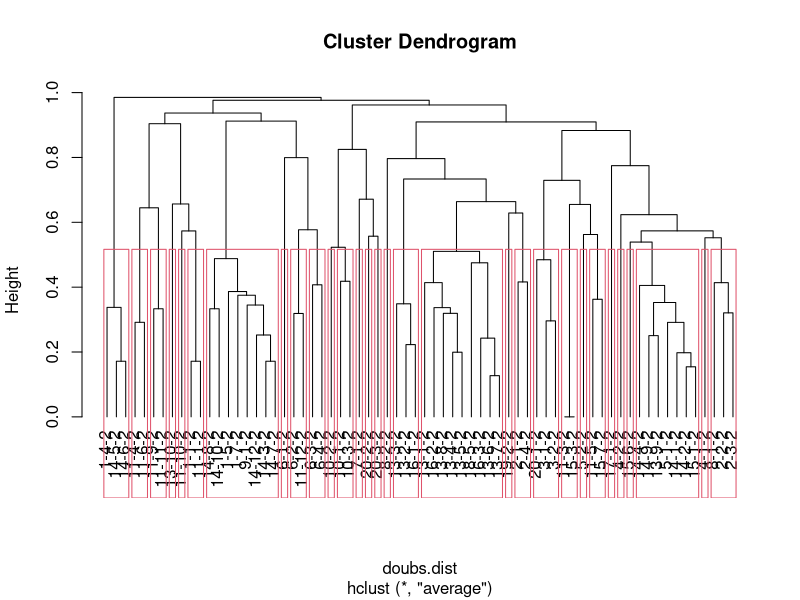
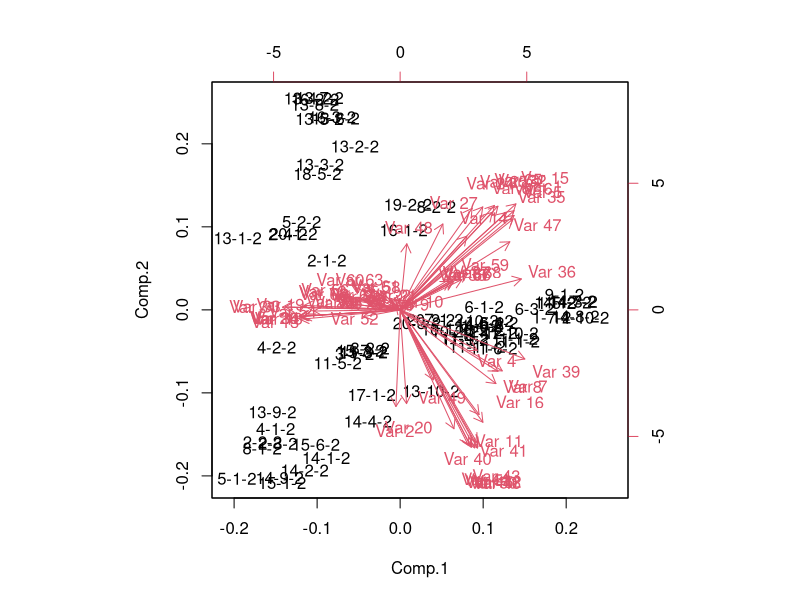
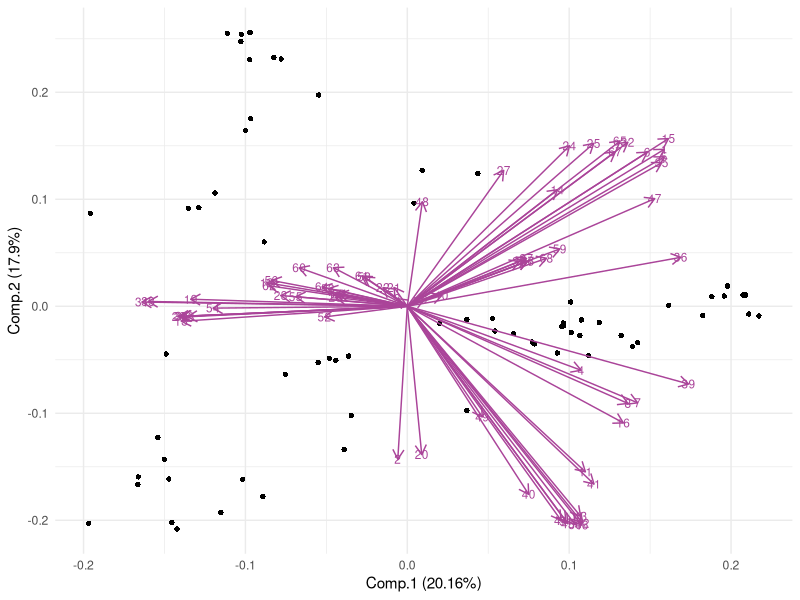
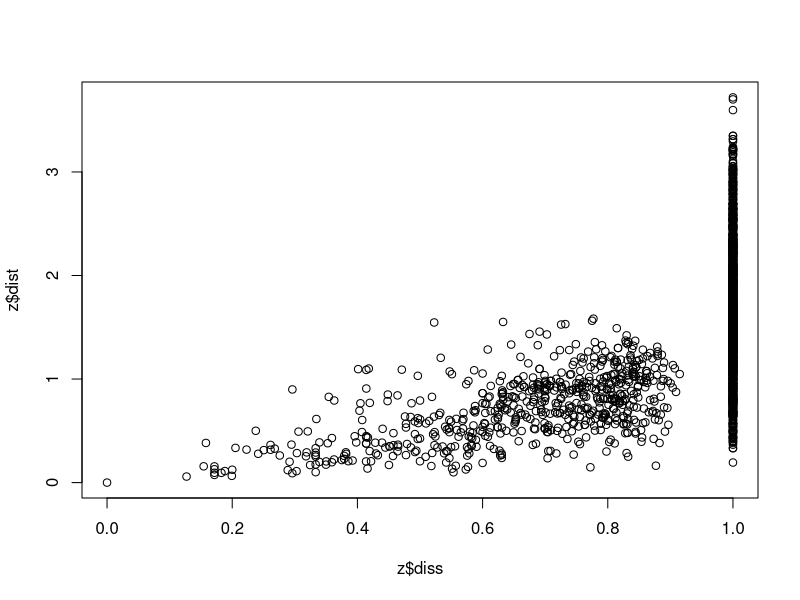
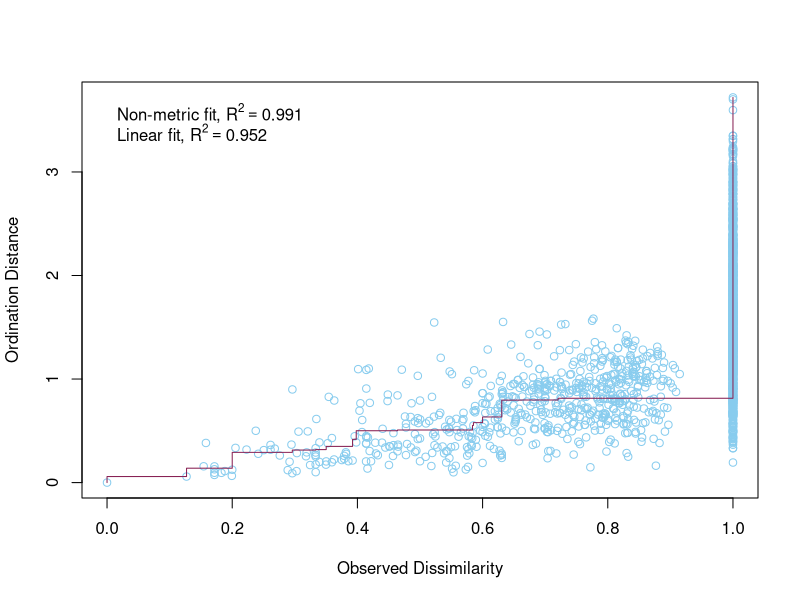
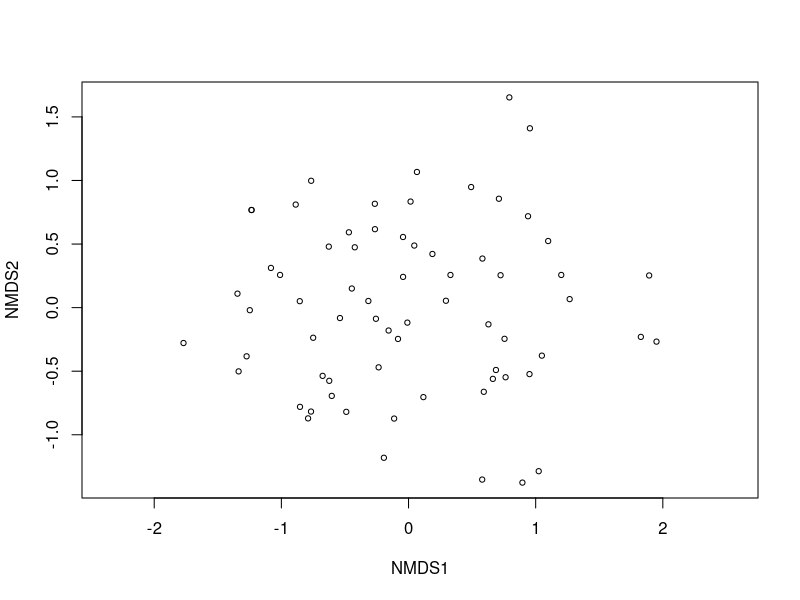
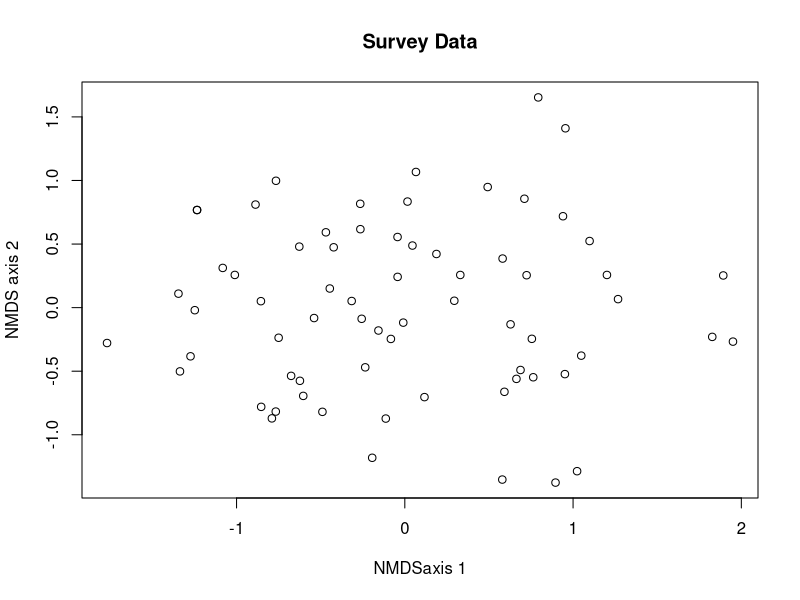
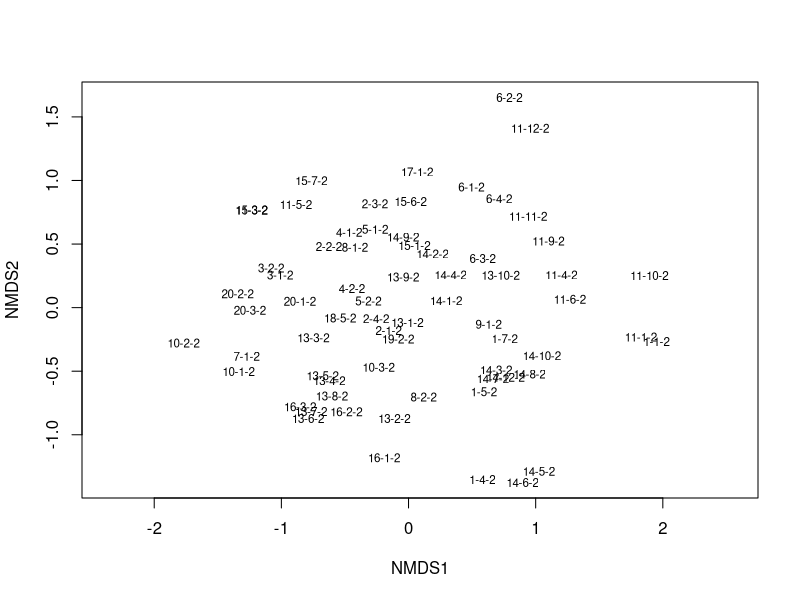

The R script that drew these images, in order: (Note: this script raises an error after producing the figures.)
#### NMDS Seedlings below 50 cm####

# Before anything else, verify that your environment is totally clear.
# This is important, because old objects can foul up the works
# Clean up the working environment
rm(list = ls())

# Verify working directory, should be ~/Documents/Analyses/lastname_first
getwd()

# Load tidyverse
library("tidyverse")
# Check for updates
tidyverse_update()


#### Cleaning up the data ####

library(dplyr)

library(readr)
SurveyData<- read_csv("Fieldwork/SurveyData_Clean_WN_removed.csv")

# The species that were entered as percent-cover need to be accounted for
# Given that the number of plants will vary greatly, but cover plants were all
# in Tier_1, for each percent cover plant I will give a value of 

# The plot needs to be numeric, so I need to change the Plot names to unique
# numeric variables, site needs to be given a number value as does W_N

# This code gives the combined plot names a simple, unique, numeric ID, but I 
# would like clearer ID's so I will use another method
# SurveyData_Combined$Plot <- as.numeric(as.factor(SurveyData_Combined$Plot))

# Assigning the Site a unique numeric value
SurveyData$Site <- as.numeric(as.factor(SurveyData$Site))
# Assigning W and N unique numeric values (weed is now 2, native is now 1)
SurveyData$W_N <- as.numeric(as.factor(SurveyData$W_N))

# Now combine this into unique numerical plot names
library(tidyr)
SurveyData_Combined <- SurveyData %>%
  unite(Plot, Site, Plot, sep = "-")

# Unite Plot and Weed vs Native columns so that now the plot id is all in one
# column that includes the site, plot number, and whether it is weed or native
library(tidyr)
SurveyData_Combined <- SurveyData_Combined %>%
  unite(Plot, Plot, W_N, sep = "-")

# subset to just look at the weeds
# Subset the data to only include species that are weeds using the WeedList Column
SurveyData_Combined <- SurveyData_Combined[SurveyData_Combined$WeedList == 1, ]

# I need to make this data only include seedlings. Therefore, I need to remove
# the rows that only include species > 51 cm.

SurveyData_Combined$seedlings <- SurveyData_Combined$Tier_1 - SurveyData_Combined$Tier_3
# SurveyData_Combined$seedlings <- SurveyData_Combined$Tier_1 - SurveyData_Combined$Tier_4

#### Change the data to be a matrix (n sample units x p species) ####

# This code gives NA values when species are not present in a plot
#Survey_wideNA <- SurveyData_Combined %>%
#  pivot_wider(names_from = Plot, 
#              values_from = Tier_1, 
#              id_cols = ScientificName)

# autotransform is not doing anything, so I need to transform my data
# square root was given as a good transformation, so I will do that

 SurveyData_Combined$seedlings_sqrt <- sqrt(SurveyData_Combined$seedlings)

# Filter down to only native species
# Remove native species plots
# Remove rows where Group is "Native"

SurveyData_Combined_Weeds <- SurveyData_Combined %>% 
  filter(CentralSpecies != "Native")

# This code gives 0 values when species are not present in a plot
Survey_wide <- SurveyData_Combined_Weeds %>%
  pivot_wider(names_from = ScientificName, 
              values_from = seedlings_sqrt, 
              id_cols = Plot) %>%
  mutate_all(~ replace(., is.na(.), 0))

# instead of being a tibble, I wanted to convert it back to a data frame
Survey_wide = as.data.frame(Survey_wide)


# Needs to remove the first column of numbers as row names and make the Scientific 
# names of species into the row names
row.names(Survey_wide) <- Survey_wide$Plot 
# Remove the first column from the data frame 
Survey_wide <- Survey_wide[, -1]

#Quick checks for empty rows or columns...
rowSums(Survey_wide)
colSums(Survey_wide)

# These are the columns that need to be removed using the data with the extra 
# woolly nightshades removed
# Survey_wide<-Survey_wide[,-115] # this gets rid of the the column where there is a zero
# Survey_wide<-Survey_wide[,-40] # this gets rid of the the column where there is a zero
# Survey_wide<-Survey_wide[,-39] # this gets rid of the the column where there is a zero


# These are the columns that need to be removed using the data without the extra woolly
# nightshades removed
# Survey_wide<-Survey_wide[,-14] # this gets rid of the the column where there is a zero
# Survey_wide<-Survey_wide[,-34] # this gets rid of the the column where there is a zero
# Survey_wide<-Survey_wide[,-37] # this gets rid of the the column where there is a zero

# Remove empty columns
Survey_wide <- Survey_wide[, colSums(Survey_wide) != 0]
Survey_wide <- Survey_wide[rowSums(Survey_wide) != 0, ]

rowSums(Survey_wide)
colSums(Survey_wide)

# Try removing outlier
 Survey_wide<-Survey_wide[-68, ] # this gets rid of the the row that looks to be an outlier
 Survey_wide<-Survey_wide[-1, ] # this gets rid of the the row that looks to be an outlier

# This code gives 0 values when species are not present in a plot
# Survey_wide <- SurveyData_Combined %>%
#  pivot_wider(names_from = ScientificName, 
#              values_from = Tier_1_sqrt, 
#              id_cols = Plot) %>%
#  mutate_all(~ replace(., is.na(.), 0))

# instead of being a tibble, I wanted to convert it back to a data frame
# Survey_wide = as.data.frame(Survey_wide)


# Needs to remove the first column of numbers as row names and make the Scientific 
# names of species into the row names
# row.names(Survey_wide) <- Survey_wide$Plot 
# Remove the first column from the data frame 
# Survey_wide <- Survey_wide[, -1]

# Note is that this is not subset, may need to subset to only the 
# most common species or species that occur more than 5 times etc.

#### NMDS ####

library(vegan)

#Quick checks for empty rows or columns...
# rowSums(Survey_wide)
# colSums(Survey_wide)

#Empty sites can cause problems so let's drop it
# Survey_wide<-Survey_wide[,-46] # this gets rid of the the column where there is a zero
# Survey_wide<-Survey_wide[,-49,] # this gets rid of the the column where there is a zero

doubs.dist<-vegdist(Survey_wide)
doubs.dist

# Check for Na, NaN,Inf values
any(is.na(doubs.dist))
any(is.infinite(doubs.dist))


#Classification
Survey_wide<-hclust(doubs.dist,method='average')
plot(Survey_wide,hang=-1) #The hang=-1 tidies it up so all the end nodes finish at the same level
grp<-cutree(Survey_wide,k=30) #K=4 is saying to identify the dominant 4 groups.
grp
rect.hclust(Survey_wide, k=30)


#Conduct a PCA on continuous data, commonly used for environmental 
#variable reduction. Say we want to combine variables that are similar in 
#for SEM we may use PCA

# linkage - once you have the two most similar sites together, how do you think about the similarity to the other sites. Best method is UPPGMA (an average weighed method)

# Now doing a PCA on the data
# Can do PCA on vegan or just the base programme of R, they just use different commands 
# (see powerpoint handout for more info)

doubs.pca<-princomp(doubs.dist,cor=TRUE)
summary(doubs.pca) 
biplot(doubs.pca)

# Create PCA biplot with sites as points

# Load necessary libraries
library(ggplot2)
library(ggfortify)

autoplot(
  doubs.pca,
  data = doubs.dist,
  loadings = TRUE,             # Display loadings vectors
  loadings.label = TRUE,       # Display loadings labels
  loadings.colour = '#AA4499',     # Loadings vector color
  loadings.label.size = 3,     # Loadings label size
  loadings.label.colour = "#AA4499", # Loadings label color
  shape = 16) +                   # Use points for sites
  theme_minimal()              # Apply a minimal theme



#Moving on now to MDS
#DO MDS with vegan package
z <- metaMDS(comm = doubs.dist,
             autotransform = FALSE,
             distance = "bray",
             engine = "monoMDS",
             k = 2,
             weakties = TRUE,
             model = "global",
             maxit = 300,
             try = 40,
             trymax = 50)

z
# Stress Plot = Sheppard Plot
plot(z$diss, z$dist)

stressplot(object = z,
           p.col = "#88CCEE",
           l.col = "#882255",
           lwd = 1)

#always report the stress for MDS, never report the Rsquared you get from that plot above
plot(z)

plot(z[["points"]][,2]~z[["points"]][,1],main="Survey Data", xlab="NMDSaxis 1" , ylab= "NMDS axis 2", cex = 0.5 +as.numeric(Survey_wide$nit))

# Using ggplot2 to make a plot with site names
plot(z, type = "t")

# Looking at the stress/goodness of fit
gof <- goodness(object = z)
plot(z, display = "sites", type = "none")
points(z, display = "sites", cex = 2*gof/mean(gof))


# Make the points into a data frame for ggplot
z$points %>% head()
z.points <- data.frame(z$points)

# I need to make a new data frame that is just the plots and the Central species
# for that plot
# Load the dplyr package
library(dplyr)

# Create a new data frame with unique Plot values
Plot_Species <- SurveyData_Combined_Weeds %>% distinct(Plot, .keep_all = TRUE)
Plot_Species<-Plot_Species[-74, ] # this gets rid of the the outlier
Plot_Species<-Plot_Species[-68, ] # this gets rid of the the outlier
Plot_Species<-Plot_Species[-67, ] # this gets rid of the the outlier
Plot_Species<-Plot_Species[-62, ] # this gets rid of the the outlier
Plot_Species<-Plot_Species[-53, ] # this gets rid of the the outlier
Plot_Species<-Plot_Species[-24, ] # this gets rid of the the outlier
Plot_Species<-Plot_Species[-15, ] # this gets rid of the the outlier
Plot_Species<-Plot_Species[-12, ] # this gets rid of the the outlier
Plot_Species<-Plot_Species[-1, ] # this gets rid of the the outlier

grp <- Plot_Species$CentralSpecies

# I don't think I need these

# data.scores <- as.data.frame(scores(z))  #Using the scores function from vegan to extract the site scores and convert to a data.frame
# data.scores$site <- rownames(z)  # create a column of site names, from the rownames of data.scores
# data.scores$grp <- grp  #  add the grp variable created earlier
# head(data.scores)  #look at the data
hcl.colors(8, palette = "Cividis")
hcl.colors(8, palette = "Tropic")

# Create a data frame of NMDS results with group information
z.points$Group <- Plot_Species$CentralSpecies # Replace with your group column

# Customize plot with ggplot2
nmds_plot <- ggplot(data = z.points, aes(x = MDS1, y = MDS2, shape = Group, color = Group)) +
  geom_point(size = 2) + # Set point size
  scale_shape_manual(values = c(16, 15, 18)) + # Customize shapes
  scale_color_manual(values = c("#070707", "#AA0065", "#F1B17F")) + # Customize colors
  theme_minimal() +
  labs(x = "NMDS1", y = "NMDS2")

# Print the plot
print(nmds_plot)

# This plot works!!!!!!!!

# Customize plot with ggplot2 add polygons/ellipses
nmds_plot <- ggplot(data = z.points, aes(x = MDS1, y = MDS2, shape = Group, color = Group)) +
  geom_point(size = 2) + # Set point size
  scale_shape_manual(values = c(16, 15, 18, 19)) + # Customize shapes
  scale_color_manual(values = c("#7D1D67", "#ED4572", "#FF9772")) + # Customize colors
  geom_polygon(data = z.points, aes(fill = Group, group = Group), alpha = 0.1) +
  theme_minimal() +
  labs(x = "NMDS1", y = "NMDS2")

# Print the plot
print(nmds_plot)

# Customize plot with ggplot2 add ellipses
nmds_plot <- ggplot(data = z.points, aes(x = MDS1, y = MDS2, shape = Group, color = Group)) +
  geom_point(size = 2) + # Set point size
  scale_shape_manual(values = c(16, 15, 18)) + # Customize shapes
  scale_color_manual(values = c("#882265", "#88CCEE", "#332288")) + # Customize colors
  stat_ellipse(aes(group = Group, fill = Group), geom = "polygon", alpha = 0.1) +
  theme_minimal() +
  labs(x = "NMDS1", y = "NMDS2")

# Print the plot
print(nmds_plot)

# Native species plots are kind of all over the place, let's look at it without 
# Native plots

# Remove native species plots
# Remove rows where Group is "Native"
# z.points.weeds <- z.points %>% 
#  filter(Group != "Native")


# Customize plot with ggplot2 add ellipses
nmds_plot <- ggplot(data = z.points, aes(x = MDS1, y = MDS2, shape = Group, color = Group)) +
  geom_point(size = 2) + # Set point size
  scale_shape_manual(values = c(16, 15, 17)) + # Customize shapes
  scale_color_manual(values = c("#882265", "#88CCEE", "#332288")) + # Customize colors
  stat_ellipse(aes(group = Group, fill = Group), geom = "polygon", alpha = 0.1) +
  theme_minimal() +
  labs(x = "NMDS1", y = "NMDS2")

# Print the plot
print(nmds_plot)

# Look with centroids
group_centroids <- data.frame(
  Location = c("Solanum mauritianum", "Ligustrum lucidum", "Paraserianthes lophantha"),
  Centroid_X = c(mean(z.points$MDS1[z.points$Group == "Solanum mauritianum"]),
                 mean(z.points$MDS1[z.points$Group == "Ligustrum lucidum"]),
                 mean(z.points$MDS1[z.points$Group == "Paraserianthes lophantha"])),
  Centroid_Y = c(mean(z.points$MDS2[z.points$Group == "Solanum mauritianum"]),
                 mean(z.points$MDS2[z.points$Group == "Ligustrum lucidum"]),
                 mean(z.points$MDS2[z.points$Group == "Paraserianthes lophantha"])))
#  Centroid_Z = c(mean(z.points$MDS3[z.points$Group == "Solanum mauritianum"]),
#                 mean(z.points$MDS3[z.points$Group == "Ligustrum lucidum"]),
#                 mean(z.points$MDS3[z.points$Group == "Paraserianthes lophantha"])),
#  Centroid_A = c(mean(z.points$MDS4[z.points$Group == "Solanum mauritianum"]),
 #                mean(z.points$MDS4[z.points$Group == "Ligustrum lucidum"]),
 #                mean(z.points$MDS4[z.points$Group == "Paraserianthes lophantha"]))
#  Centroid_B = c(mean(z.points$MDS5[z.points$Group == "Solanum mauritianum"]),
#                 mean(z.points$MDS5[z.points$Group == "Ligustrum lucidum"]),
#                 mean(z.points$MDS5[z.points$Group == "Paraserianthes lophantha"]))


# Sort z.points.weeds to match group-centroids order
# Define the custom order for the 'group' column
z.points$Group <- factor(z.points$Group, levels = c('Solanum mauritianum', 'Ligustrum lucidum', 'Paraserianthes lophantha'))

# Sort the data frame based on the custom order
z.points <- z.points[order(z.points$Group), ]


plot_data<-data.frame(
  Location = z.points$Group,
  MDS1=z.points$MDS1,
  MDS2=z.points$MDS2,
#  MDS3=z.points$MDS3,
#  MDS4=z.points$MDS4,
#  MDS5=z.points$MDS5,
  xend=c(rep( group_centroids[1,2],22),rep(group_centroids[2,2],23), rep(group_centroids[3,2],23)),
  yend=c(rep( group_centroids[1,3],22),rep(group_centroids[2,3],23), rep(group_centroids[3,3],23)))
#  zend=c(rep( group_centroids[1,4],27),rep(group_centroids[2,4],27), rep(group_centroids[3,4],27)),
#  Aend=c(rep( group_centroids[1,5],27),rep(group_centroids[2,5],27), rep(group_centroids[3,5],27)))
#  Bend=c(rep(group_centroids[1,6],27),rep( group_centroids[2,6],27), rep(group_centroids[3,6],27)))

# ggplot with centroids dimensions 1 and 2
ggplot(plot_data, aes(x = MDS1, y = MDS2, shape = Location, color = Location)) +
  geom_point(size=2) +
  scale_color_manual(values = c("#882265", "#88CCEE", "#332288")) + 
  scale_shape_manual(values = c(16, 15, 17)) + 
  stat_ellipse(aes(group = Location, fill = Location), geom = "polygon", alpha = 0.1) +
  geom_point(data = group_centroids, aes(x = Centroid_X, y = Centroid_Y, shape = Location, color = Location)) +
  geom_segment(data = plot_data, aes(x = MDS1, y = MDS2, 
                                     xend = xend, yend = yend, color = Location), alpha = 0.5)+
  
  theme_classic()

# ggplot with centroids dimensions 1 and 4
ggplot(plot_data, aes(x = MDS1, y = MDS4, shape = Location, color = Location)) +
  geom_point(size=2) +
  scale_color_manual(values = c("#882265", "#88CCEE", "#332288")) + 
  scale_shape_manual(values = c(16, 15, 17)) + 
  stat_ellipse(aes(group = Location, fill = Location), geom = "polygon", alpha = 0.1) +
  geom_point(data = group_centroids, aes(x = Centroid_X, y = Centroid_A, shape = Location, color = Location)) +
  geom_segment(data = plot_data, aes(x = MDS1, y = MDS4, 
                                     xend = xend, yend = Aend, color = Location), alpha = 0.5)+
  
  theme_classic()

# ggplot with centroids dimensions 2 and 4
ggplot(plot_data, aes(x = MDS2, y = MDS4, shape = Location, color = Location)) +
  geom_point(size=2) +
  scale_color_manual(values = c("#882265", "#88CCEE", "#332288")) + 
  scale_shape_manual(values = c(16, 15, 17)) + 
  stat_ellipse(aes(group = Location, fill = Location), geom = "polygon", alpha = 0.1) +
  geom_point(data = group_centroids, aes(x = Centroid_Y, y = Centroid_A, shape = Location, color = Location)) +
  geom_segment(data = plot_data, aes(x = MDS2, y = MDS4, 
                                     xend = yend, yend = Aend, color = Location), alpha = 0.5)+
  
  theme_classic()

# ggplot with centroids dimensions 2 and 3
ggplot(plot_data, aes(x = MDS2, y = MDS3, shape = Location, color = Location)) +
  geom_point(size=2) +
  scale_color_manual(values = c("#882265", "#88CCEE", "#332288")) + 
  scale_shape_manual(values = c(16, 15, 17)) + 
  stat_ellipse(aes(group = Location, fill = Location), geom = "polygon", alpha = 0.1) +
  geom_point(data = group_centroids, aes(x = Centroid_Y, y = Centroid_Z, shape = Location, color = Location)) +
  geom_segment(data = plot_data, aes(x = MDS2, y = MDS3, 
                                     xend = yend, yend = zend, color = Location), alpha = 0.5)+
  
  theme_classic()

# ggplot with centroids dimensions 3 and 4
ggplot(plot_data, aes(x = MDS3, y = MDS4, shape = Location, color = Location)) +
  geom_point(size=2) +
  scale_color_manual(values = c("#882265", "#88CCEE", "#332288")) + 
  scale_shape_manual(values = c(16, 15, 17)) + 
  stat_ellipse(aes(group = Location, fill = Location), geom = "polygon", alpha = 0.1) +
  geom_point(data = group_centroids, aes(x = Centroid_Z, y = Centroid_A, shape = Location, color = Location)) +
  geom_segment(data = plot_data, aes(x = MDS3, y = MDS4, 
                                     xend = zend, yend = Aend, color = Location), alpha = 0.5)+
  
  theme_classic()

#### PERMANOVA ####

# This code gives 0 values when species are not present in a plot
Survey_perm <- SurveyData_Combined_Weeds %>%
  pivot_wider(names_from = ScientificName, 
              values_from = seedlings_sqrt, 
              id_cols = Plot) %>%
  mutate_all(~ replace(., is.na(.), 0))

# instead of being a tibble, I wanted to convert it back to a data frame
Survey_perm = as.data.frame(Survey_perm)


# Needs to remove the first column of numbers as row names and make the Scientific 
# names of species into the row names
row.names(Survey_perm) <- Survey_perm$Plot 
# Remove the first column from the data frame 
Survey_perm <- Survey_perm[, -1]

#Quick checks for empty rows or columns...
rowSums(Survey_perm)
colSums(Survey_perm)

# These are the columns that need to be removed using the data with the extra 
# woolly nightshades removed
#Survey_perm<-Survey_perm[,-115] # this gets rid of the the column where there is a zero
#Survey_perm<-Survey_perm[,-40] # this gets rid of the the column where there is a zero
#Survey_perm<-Survey_perm[,-39] # this gets rid of the the column where there is a zero

#Empty sites can cause problems so let's drop it
#Survey_perm<-Survey_perm[,-14] # this gets rid of the the column where there is a zero
#Survey_perm<-Survey_perm[,-34] # this gets rid of the the column where there is a zero
#Survey_perm<-Survey_perm[,-37] # this gets rid of the the column where there is a zero

Survey_perm <- Survey_perm[, colSums(Survey_perm) != 0]
Survey_perm <- Survey_perm[rowSums(Survey_perm) != 0, ]

Survey_perm<-Survey_perm[-68, ] # this gets rid of the the row that is an outlier
Survey_perm<-Survey_perm[-1, ] # this gets rid of the the row that is an outlier

# Make a distance matrix
perm_dist<-vegdist(Survey_perm, method='bray')


#Assumptions

dispersion<-betadisper(perm_dist, group=plot_data$Location,type = "centroid")

plot(dispersion)

anova(dispersion)


#Test

Perma_result<-adonis2( perm_dist~as.factor(plot_data$Location), data=perm_dist,
                       permutations=9999)

Perma_result


#### Simper Analysis ####

## make survey_wide again

# This code gives 0 values when species are not present in a plot
Survey_wide <- SurveyData_Combined_Weeds %>%
  pivot_wider(names_from = ScientificName, 
              values_from = seedlings_sqrt, 
              id_cols = Plot) %>%
  mutate_all(~ replace(., is.na(.), 0))

# instead of being a tibble, I wanted to convert it back to a data frame
Survey_wide = as.data.frame(Survey_wide)


# Needs to remove the first column of numbers as row names and make the Scientific 
# names of species into the row names
row.names(Survey_wide) <- Survey_wide$Plot 
# Remove the first column from the data frame 
Survey_wide <- Survey_wide[, -1]

#Quick checks for empty rows or columns...
rowSums(Survey_wide)
colSums(Survey_wide)

# Remove empty columns
Survey_wide <- Survey_wide[, colSums(Survey_wide) != 0]
Survey_wide <- Survey_wide[rowSums(Survey_wide) != 0, ]

rowSums(Survey_wide)
colSums(Survey_wide)

# Remove the outlier plot
Survey_wide<-Survey_wide[-68, ] # this gets rid of the the row that looks to be an outlier
Survey_wide<-Survey_wide[-1, ] # this gets rid of the the row that looks to be an outlier

Plot_Species <- Plot_Species %>%
  mutate(CentralSpecies = ifelse(CentralSpecies == "Solanum mauritianum", "SOLmau", CentralSpecies))
Plot_Species <- Plot_Species %>%
  mutate(CentralSpecies = ifelse(CentralSpecies == "Ligustrum lucidum", "LIGluc", CentralSpecies))
Plot_Species <- Plot_Species %>%
  mutate(CentralSpecies = ifelse(CentralSpecies == "Paraserianthes lophantha", "PARlop", CentralSpecies))

# create a little distance matrix between the groups
dist <- meandist(dist = vegdist(Survey_wide),
         grouping = Plot_Species$CentralSpecies)

# do the simper analysis
simper.weeds <- simper(Survey_wide,
       Plot_Species$CentralSpecies,
       permutations = 999,
       parallel = 1)
# look at the species that contribute to the difference between woolly nightshade and tree privet
summary(simper.weeds)$SOLmau_LIGluc %>%
  round(3) %>%
  head(10)
# look at the species that contribute to the difference between woolly nightshade and brush wattle
summary(simper.weeds)$SOLmau_PARlop %>%
  round(3) %>%
  head(10)
# look at the species that contribute to the difference between tree privet and brush wattle
summary(simper.weeds)$PARlop_LIGluc %>%
  round(3) %>%
  head(10)
